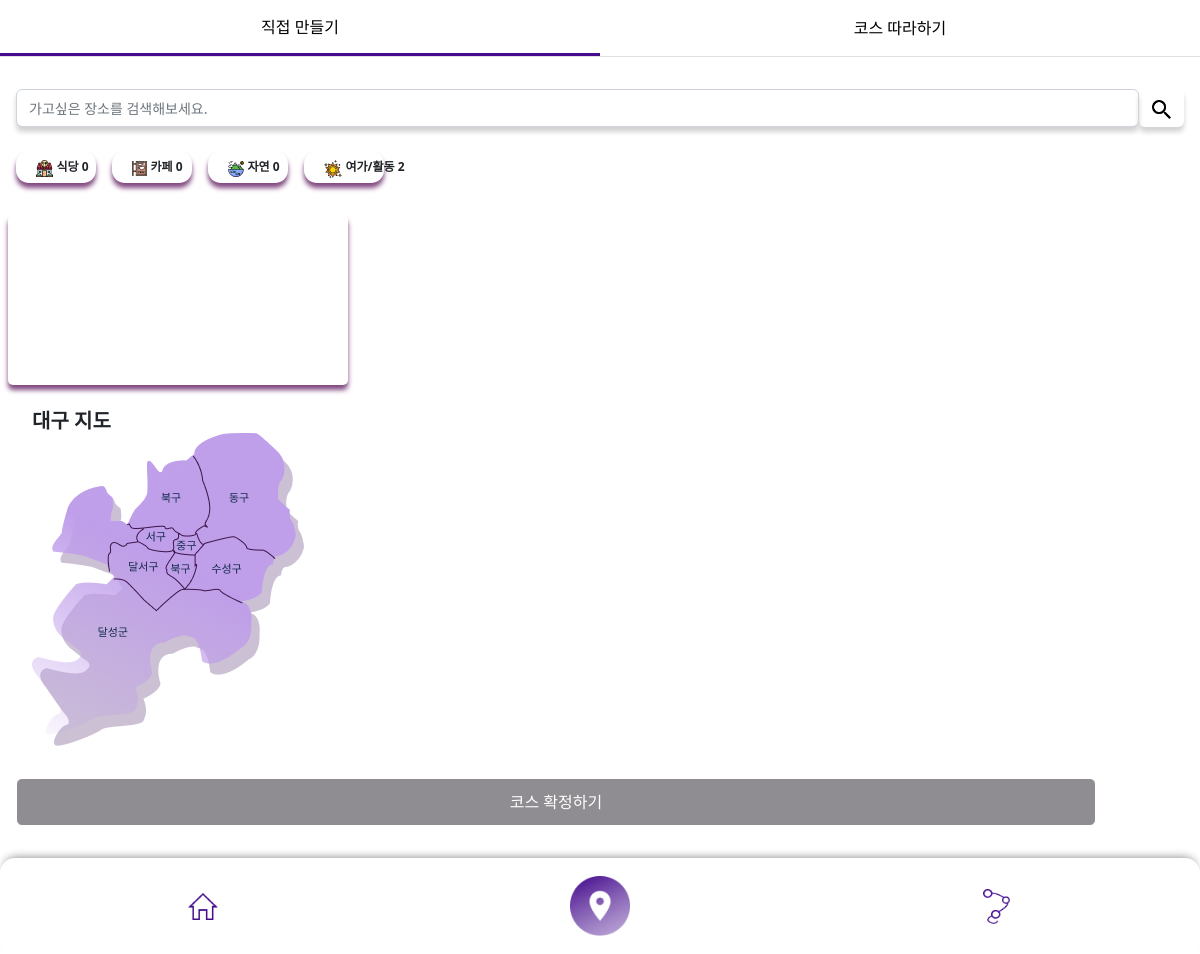
/setcourse/ (signed in), run on an earlier commit of the app's database.
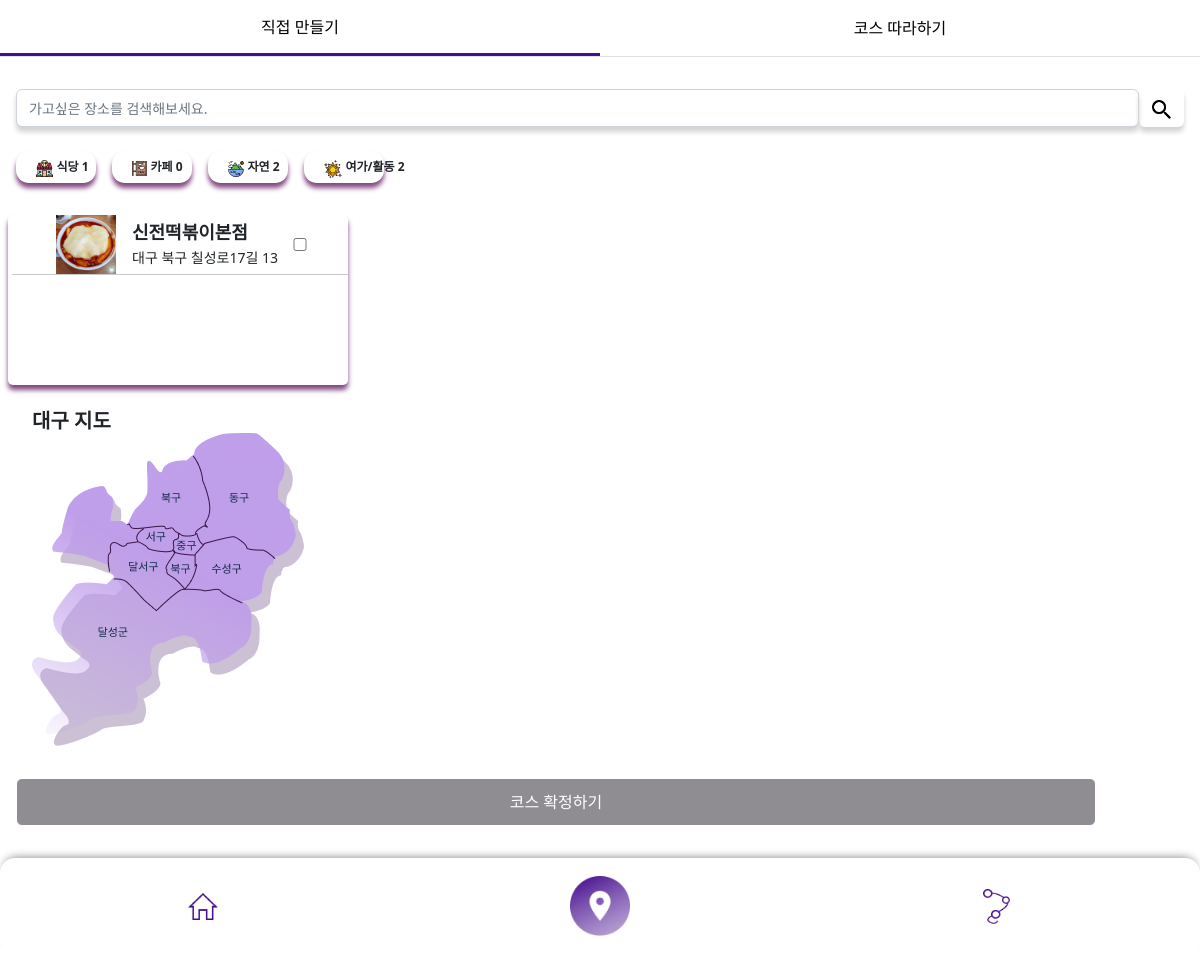
And on a later commit of the database.
### main/models.py (models this page shows)
class Place(models.Model):
    author=models.ForeignKey(User, on_delete=models.CASCADE, null=True)
    name=models.CharField(max_length=50)
    img=models.ImageField(null=True, blank=True)
    scrap_cnt=models.IntegerField(default=0)
    address=models.CharField(max_length=100)
    description=models.TextField(null=True, blank=True)
    category=models.CharField(max_length=20,null=True)
    hashtag=models.ForeignKey(HashRecommend, on_delete=models.CASCADE, null=True, blank=True)
    lat=models.FloatField()
    lng=models.FloatField()
    course=models.ForeignKey(Course, on_delete=models.CASCADE, null=True, blank=True, related_name="place")
    scrapper=models.ManyToManyField(User, blank=True, related_name="placescrap")
    def __str__(self):
        return self.name

### main/views.py (the view)
# urls.py: path('setcourse/', views.setcourse, name="setcourse"),
def setcourse(request):
    places_sick = request.user.placescrap.all().filter(category="식당")
    places_ca = request.user.placescrap.all().filter(category="카페")
    places_ja = request.user.placescrap.all().filter(category="자연")
    places_yeo = request.user.placescrap.all().filter(category="여가/활동")
    courses = Course.objects.all().order_by('scrap_cnt')
    print(places_sick)
    print(places_ca)
    print(places_ja)
    print(places_yeo)
    return render(request, 'setcourse.html',
        {"places_sick" : places_sick,
        "places_ca" : places_ca,
        "places_ja" : places_ja,
        "places_yeo" : places_yeo,
        "courses" : courses})

### main/templates/setcourse.html (shortened to what the changed rows need)
{% extends 'activefooter.html' %}
{% load static %}
{% block content %}
<div class="tab-content" id="pills-tabContent" style="padding-bottom: 5rem;">
<div class="tab-pane fade show active" id="pills-home" role="tabpanel" aria-labelledby="pills-home-tab" tabindex="0">
    <div class="justify-content-center" style="padding:0; position: relative;">
        <div class="category-list d-flex align-items-center">
            <span class="category-container">
                <button type="button" class="btn type-box" name="sick">
                    <div><img src="{% static 'img/restaurant.png' %}" style="padding:0 0.2rem;"></div>
                    <p class="type-text">식당</p>
                    <p class="type-text" style="padding:0 0.2rem;">{{places_sick|length}}</p>
                </button>
            </span>
            <span class="category-container">
                <button type="button" class="btn type-box" name="ja">
                    <div><img src="{% static 'img/nature.png' %}" style="padding:0 0.2rem;"></div>
                    <p class="type-text">자연</p>
                    <p class="type-text" style="padding:0 0.2rem;">{{places_ja|length}}</p>
                </button>
            </span>
        </div>
        <div class="container place-list m-2 me-3 place_list" id="place_list_sick" style="width: 340px;">
            {% for places in places_sick %}
            <div class="row d-flex flex-row ps-1 justify-content-center align-items-center">
                <img class="col-3" src="{{places.img.url}} " >
                    <div class="col-5 d-flex flex-column justify-content-center ps-1 me-3">
                        <h1 style="font-size:18px; margin:0; font-weight:bold; padding-bottom:0.2rem;">{{places.name}}</h1>
                        <p style="font-size:14px; margin:0;">{{places.address}}</p>
                    </div>
                    <input class="col-1 place_checkbox" type="checkbox" id="checkbox_{{places.id}}" style="width:2rem;">
                <hr>
            </div>
            {% endfor %}
        </div>
    </div>
    <div style="padding:2rem;"style="position: relative;">
        <h1 class="map-title">대구 지도</h1>
    </div>
</div>
</div>
{% endblock %}

What changed in the data, as far as the page shows it:
added Place: img (picture), name "신전떡볶이본점", address "대구 북구 칠성로17길 13"
Also different on the page:
{{ places_sick|length }}: "0" → "1"
{{ places_ja|length }}: "0" → "2"
